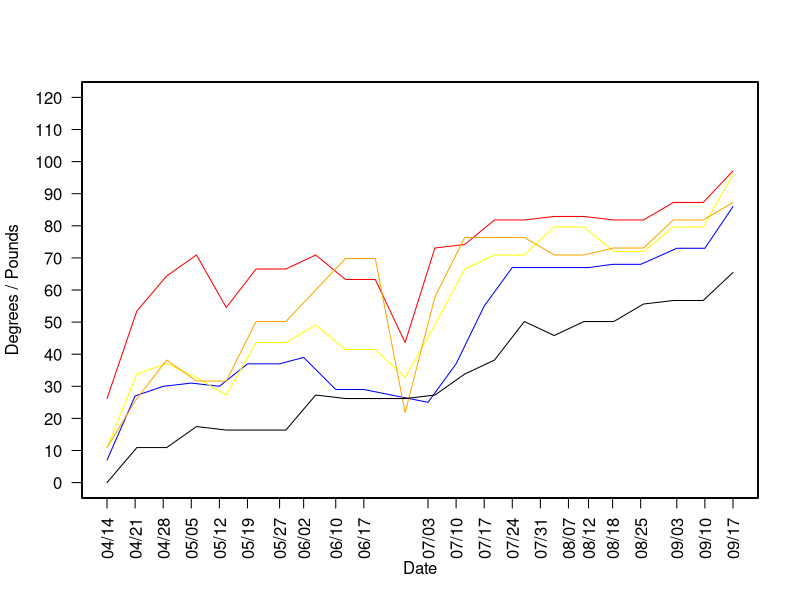

R code for this plot:
initial.dir <- getwd()

index  <- c( 7, 27, 30, 31, 30, 37, 37, 39, 29, 29, 25, 37, 55, 67, 67, 67, 67, 68, 68, 73, 73, 86)

middle <- c(24, 49, 59, 65, 50, 61, 61, 65, 58, 58, 40, 67, 68, 75, 75, 76, 76, 75, 75, 80, 80, 89)

ring   <- c(10, 31, 34, 30, 25, 40, 40, 45, 38, 38, 30, 45, 61, 65, 65, 73, 73, 66, 66, 73, 73, 88)

small  <- c(10, 24, 35, 29, 29, 46, 46, 55, 64, 64, 20, 53, 70, 70, 70, 65, 65, 67, 67, 75, 75, 80)

grip   <- c( 0, 10, 10, 16, 15, 15, 15, 25, 24, 24, 24, 25, 31, 35, 46, 42, 46, 46, 51, 52, 52, 60)

dates <- c(
  as.Date("2014/4/14"),
  as.Date("2014/4/21"),
  as.Date("2014/4/28"),
  as.Date("2014/5/5"),
  as.Date("2014/5/12"),
  as.Date("2014/5/19"),
  as.Date("2014/5/27"),
  as.Date("2014/6/2"),
  as.Date("2014/6/10"),
  as.Date("2014/6/17"),
  as.Date("2014/7/3"),
  as.Date("2014/7/10"),
  as.Date("2014/7/17"),
  as.Date("2014/7/24"),
  as.Date("2014/7/31"),
  as.Date("2014/8/7"),
  as.Date("2014/8/12"),
  as.Date("2014/8/18"),
  as.Date("2014/8/25"),
  as.Date("2014/9/3"),
  as.Date("2014/9/10"),
  as.Date("2014/9/17"))

png("output/plot.png")

pdf("output/plot.pdf")

plot(dates, index, type="l", col="blue", xlab="Date", ylab="Degrees / Pounds", xaxt="n", yaxt="n", xlim=c(as.Date("2014/4/14"), as.Date("2014/9/17")), ylim=c(0, 120))

axis.Date(side=1, at=dates, labels=T, format= "%m/%d", las=2)

axis(side=2, at=c(0, 10, 20, 30, 40, 50, 60, 70, 80, 90, 100, 110, 120), labels=T, las=2)

par(new=T)

plot(middle, type="l", col="red", xlab="", ylab="", ylim=c(0, 110), xaxt="n", yaxt="n")

par(new=T)

plot(ring, type="l", col="yellow", xlab="", ylab="", ylim=c(0, 110), xaxt="n", yaxt="n")

par(new=T)

plot(small, type="l", col="orange", xlab="", ylab="", ylim=c(0, 110), xaxt="n", yaxt="n")

par(new=T)

plot(grip, type="l", col="black", xlab="", ylab="", ylim=c(0, 110), xaxt="n", yaxt="n")

par(new=F)

dev.off()
